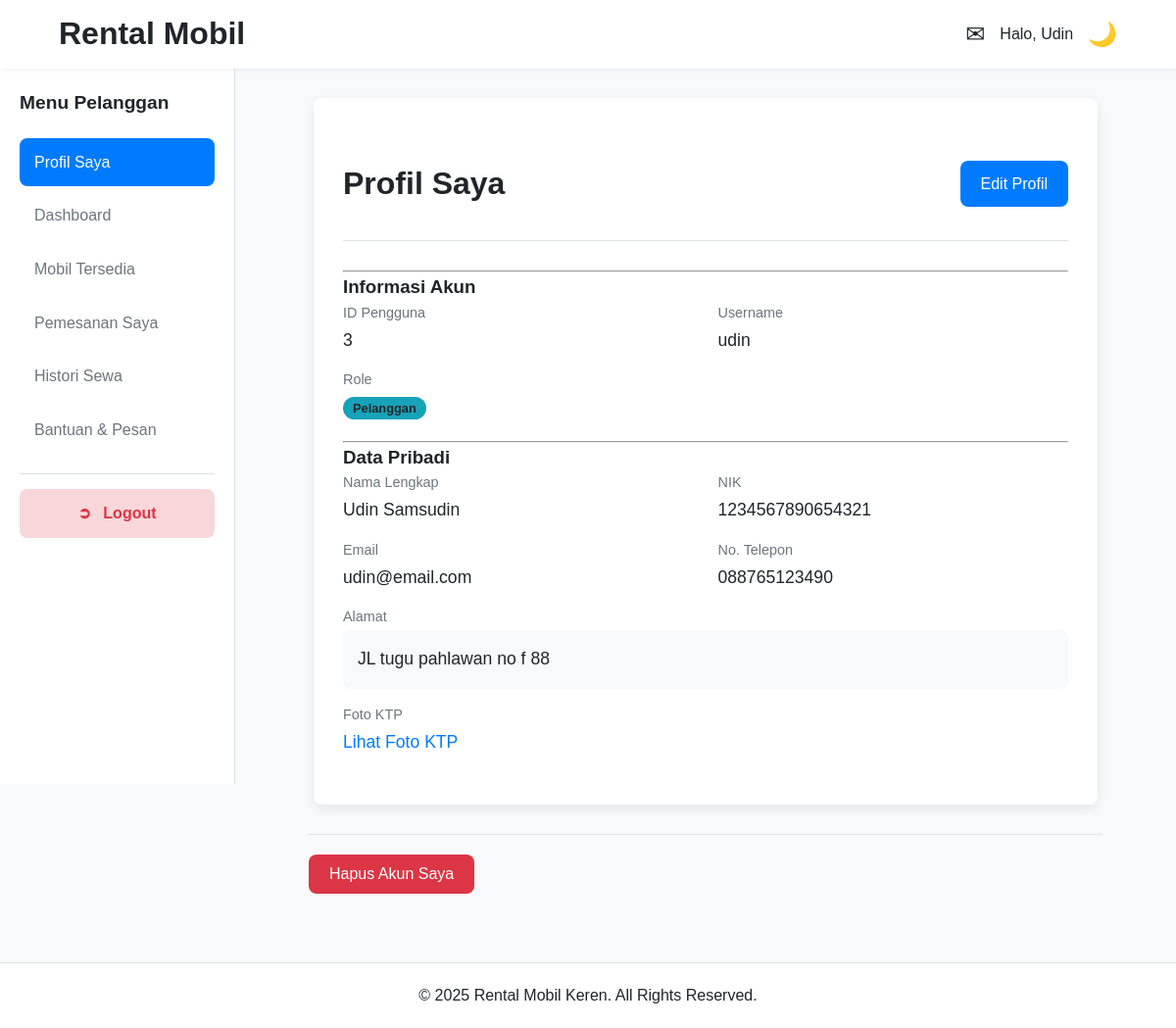
Screenshot of /pelanggan/profile.php (signed in) with the database file from the repository.
### tables this page shows
CREATE TABLE `pengguna` (
  `id_pengguna` int(11) NOT NULL,
  `username` varchar(50) NOT NULL,
  `password` varchar(255) NOT NULL,
  `nama_lengkap` varchar(100) NOT NULL,
  `nik` varchar(16) DEFAULT NULL,
  `foto_ktp` varchar(255) DEFAULT NULL,
  `email` varchar(100) NOT NULL,
  `no_telp` varchar(15) NOT NULL,
  `alamat` text DEFAULT NULL,
  `role` enum('Admin','Karyawan','Pelanggan') NOT NULL DEFAULT 'Pelanggan',
  `created_at` timestamp NOT NULL DEFAULT current_timestamp()
);

### pelanggan/profile.php (the view, shortened to what this page needs)
<?php
$id_pengguna = $_SESSION['id_pengguna'];
require_once '../includes/header.php';
try {
    $stmt = $pdo->prepare("SELECT * FROM pengguna WHERE id_pengguna = ?");
    $stmt->execute([$id_pengguna]);
    $user = $stmt->fetch();
} catch (PDOException $e) {
    die("Gagal mengambil data profil.");
}
?>
<div class="detail-container single-column">
    <div class="detail-main">
        <div class="page-header with-action">
            <h1>Profil Saya</h1>
            <a href="edit_profile.php" class="btn btn-primary">Edit Profil</a>
        </div>
        <hr>
        <h3>Informasi Akun</h3>
        <div class="info-grid">
            <div class="info-item"><span class="label">ID Pengguna</span><span class="value"><?= htmlspecialchars($user['id_pengguna']) ?></span></div>
            <div class="info-item"><span class="label">Username</span><span class="value"><?= htmlspecialchars($user['username']) ?></span></div>
            <div class="info-item"><span class="label">Role</span><span class="value"><span class="status-badge status-<?= strtolower($user['role']) ?>"><?= htmlspecialchars($user['role']) ?></span></span></div>
        </div>
        <hr>
        <h3>Data Pribadi</h3>
        <div class="info-grid">
            <div class="info-item"><span class="label">Nama Lengkap</span><span class="value"><?= htmlspecialchars($user['nama_lengkap']) ?></span></div>
            <div class="info-item"><span class="label">NIK</span><span class="value"><?= htmlspecialchars($user['nik'] ?: 'Belum diisi') ?></span></div>
            <div class="info-item"><span class="label">Email</span><span class="value"><?= htmlspecialchars($user['email']) ?></span></div>
            <div class="info-item"><span class="label">No. Telepon</span><span class="value"><?= htmlspecialchars($user['no_telp'] ?: 'Belum diisi') ?></span></div>
            <div class="info-item full-width"><span class="label">Alamat</span>
                <div class="value description"><?= htmlspecialchars($user['alamat'] ?: 'Belum diisi') ?></div>
            </div>
            <div class="info-item full-width"><span class="label">Foto KTP</span>
                <div class="value">
                    <?php if (!empty($user['foto_ktp'])): ?>
                        <a href="<?= BASE_URL ?>assets/img/ktp/<?= htmlspecialchars($user['foto_ktp']) ?>" target="_blank">Lihat Foto KTP</a>
                    <?php else: ?>
                        Belum diunggah
                    <?php endif; ?>
                </div>
            </div>
        </div>
    </div>
</div>
<div class="detail-actions">
    <form action="<?= BASE_URL ?>actions/pengguna/hapus_akun.php" method="POST" onsubmit="return confirm('PERINGATAN: Anda akan menghapus akun Anda. Lanjutkan?');">
        <button type="submit" class="btn btn-danger">Hapus Akun Saya</button>
    </form>
</div>
<?php require_once '../includes/footer.php'; ?>

### assets/css/style.css (style rules this page uses)
:root { --primary-color: #007bff; --secondary-color: #6c757d; --success-color: #28a745; --danger-color: #dc3545; --warning-color: #ffc107; --info-color: #17a2b8; --bg-color: #f8f9fa; --surface-color: #ffffff; --text-color: #212529; --muted-text-color: #6c757d; --border-color: #dee2e6; --font-family: 'Poppins', sans-serif; --header-height: 70px; --sidebar-width: 240px; --border-radius: 8px; --box-shadow: 0 4px 12px rgba(0, 0, 0, 0.08); }
* { margin: 0; padding: 0; box-sizing: border-box; }
body { font-family: var(--font-family); background-color: var(--bg-color); color: var(--text-color); line-height: 1.6; }
a { color: var(--primary-color); text-decoration: none; transition: color 0.2s; }
.btn { display: inline-block; padding: 10px 20px; font-size: 1rem; font-weight: 500; border: 1px solid transparent; border-radius: var(--border-radius); cursor: pointer; transition: all 0.2s; text-align: center; }
.btn-primary { background-color: var(--primary-color); color: #fff; }
.btn-danger { background-color: var(--danger-color); color: #fff; }
.status-badge { padding: 4px 10px; border-radius: 12px; font-size: 0.8rem; font-weight: 600; color: #fff; text-transform: capitalize; white-space: nowrap; }
.status-perawatan, .status-pengajuan-ambil-cepat, .status-pelanggan, .status-admin, .status-karyawan, .status-pelanggan, .status-sudah-dibaca { background-color: var(--info-color); }
.page-header { background-color: var(--surface-color); padding: 2rem 0; text-align: center; margin-bottom: 30px; border-bottom: 1px solid var(--border-color); }
.page-header h1 { margin-bottom: 5px; }
.detail-container { display: grid; grid-template-columns: 1fr 1.5fr; gap: 30px; background-color: var(--surface-color); padding: 30px; border-radius: var(--border-radius); box-shadow: var(--box-shadow); }
.info-grid { display: grid; grid-template-columns: 1fr 1fr; gap: 15px 25px; margin-bottom: 20px; }
.info-item .label { display: block; font-size: 0.9rem; color: var(--muted-text-color); margin-bottom: 2px; }
.info-item .value { font-size: 1.1rem; font-weight: 500; }
.info-item.full-width { grid-column: 1 / -1; }
.info-item .description { background-color: var(--bg-color); padding: 15px; border-radius: var(--border-radius); font-size: 1rem; line-height: 1.7; white-space: pre-wrap; }
.detail-actions { margin-top: 30px; border-top: 1px solid var(--border-color); padding-top: 20px; }

### assets/css/dashboard.css (style rules this page uses)
.page-header.with-action { display: flex; justify-content: space-between; align-items: center; }
.status-badge { padding: 4px 10px; border-radius: 12px; font-size: 0.8rem; font-weight: 600; color: #fff; text-transform: capitalize; white-space: nowrap; }
.status-badge.status-admin, .status-badge.status-karyawan, .status-badge.status-pelanggan { background-color: var(--info-color); color: var(--text-color) !important; }
.info-item .label { display: block; font-size: 0.9rem; color: var(--muted-text-color); }
.info-item .value { font-size: 1.1rem; font-weight: 500; }
.info-item .description { background-color: var(--bg-color); padding: 15px; border-radius: var(--border-radius); }

### admin/css/admin.css (style rules this page uses)
.page-header.with-action { display: flex; justify-content: space-between; align-items: center; flex-wrap: wrap; gap: 20px; margin-bottom: 30px; }
.page-header.with-action h1 { margin-bottom: 0; }
.detail-container.single-column { display: block; max-width: 800px; margin: auto; }

### rows the page displays
pengguna: id_pengguna "3", username "udin", role "Pelanggan", nama_lengkap "Udin Samsudin", nik "1234567890654321", email "udin@email.com", no_telp "088765123490", alamat "JL tugu pahlawan no f 88"

### other values shown
$sapaan "Udin"
$_SESSION['role'] "Pelanggan"
